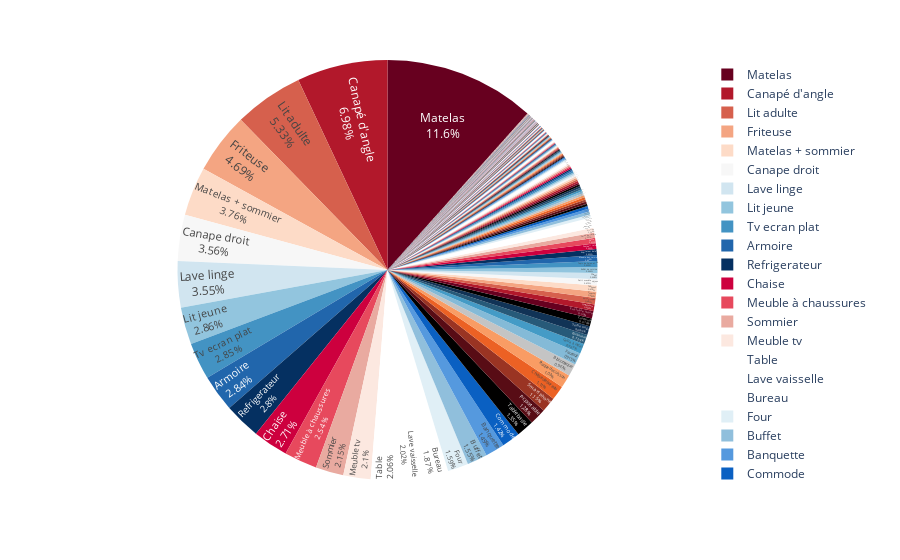

Notebook cell for this chart:
### Markdown cell above
Sales by Nature (Sub-category)

### Code cell
nat = d.groupby(d['Nature'])['Montant cmd'].sum().reset_index()
nature = pd.DataFrame(nat)

fig = px.pie(nature, names = 'Nature', values = 'Montant cmd', color_discrete_sequence=px.colors.sequential.RdBu)
fig.update_traces(textposition='inside', textinfo='percent+label')
fig.show()

### Figure 1 — Plotly figure (JSON) as saved in the notebook; plotly's stock layout.template omitted (floating-point values rounded to 4 significant figures; data arrays with more than 128 entries replaced by an {"elided": "..."} marker saying what was removed)
{"data": [{"domain": {"x": [0, 1], "y": [0, 1]}, "hovertemplate": "Nature=%{label}<br>Montant cmd=%{value}<extra></extra>", "labels": {"elided": "555 str values"}, "legendgroup": "", "name": "", "showlegend": true, "textinfo": "percent+label", "textposition": "inside", "type": "pie", "values": {"elided": "555 int values"}}], "layout": {"legend": {"tracegroupgap": 0}, "margin": {"t": 60}, "piecolorway": ["rgb(103,0,31)", "rgb(178,24,43)", "rgb(214,96,77)", "rgb(244,165,130)", "rgb(253,219,199)", "rgb(247,247,247)", "rgb(209,229,240)", "rgb(146,197,222)", "rgb(67,147,195)", "rgb(33,102,172)", "rgb(5,48,97)"]}}
